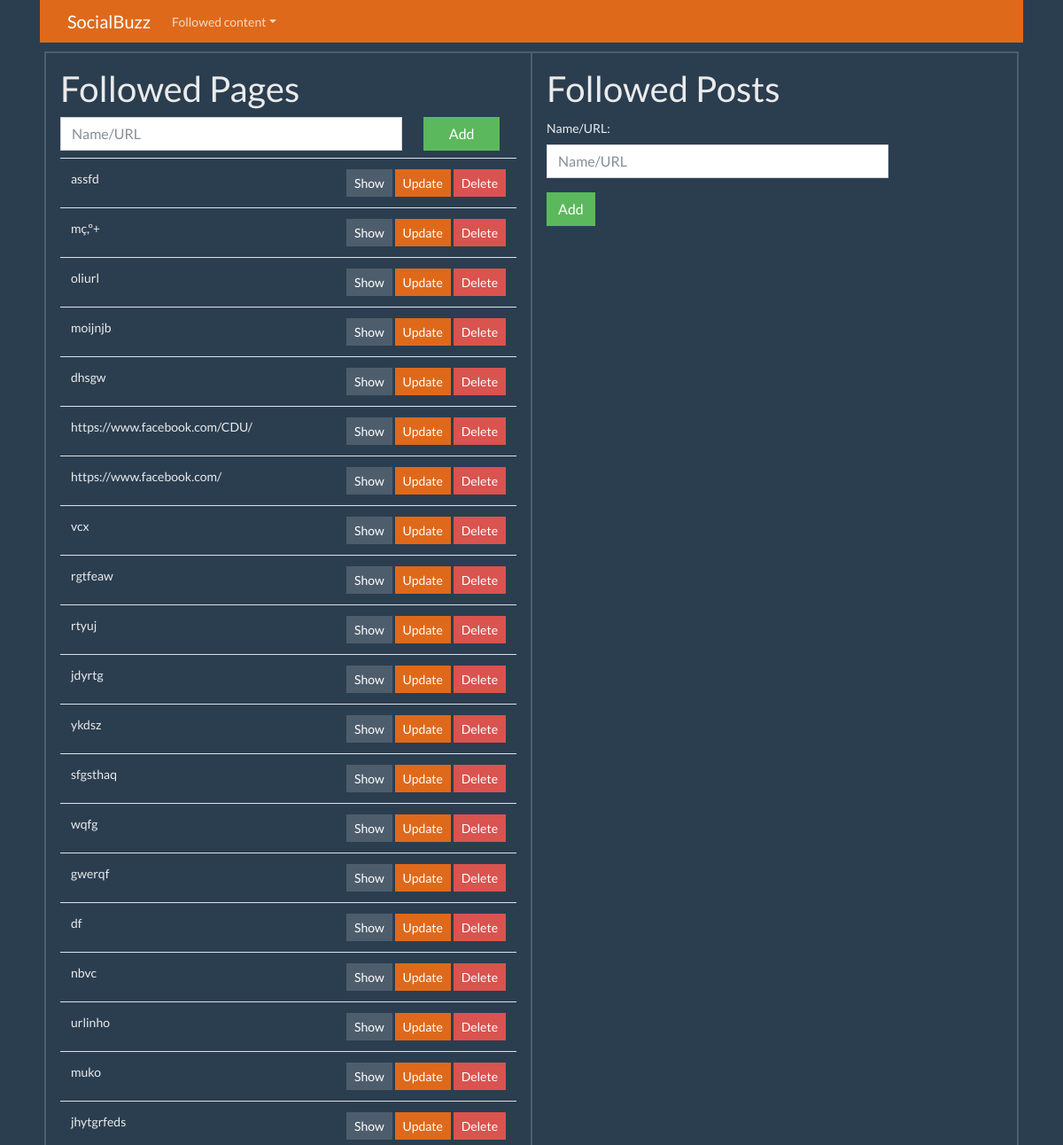
Before: /facebook/new/ (upper part) with the older database file.
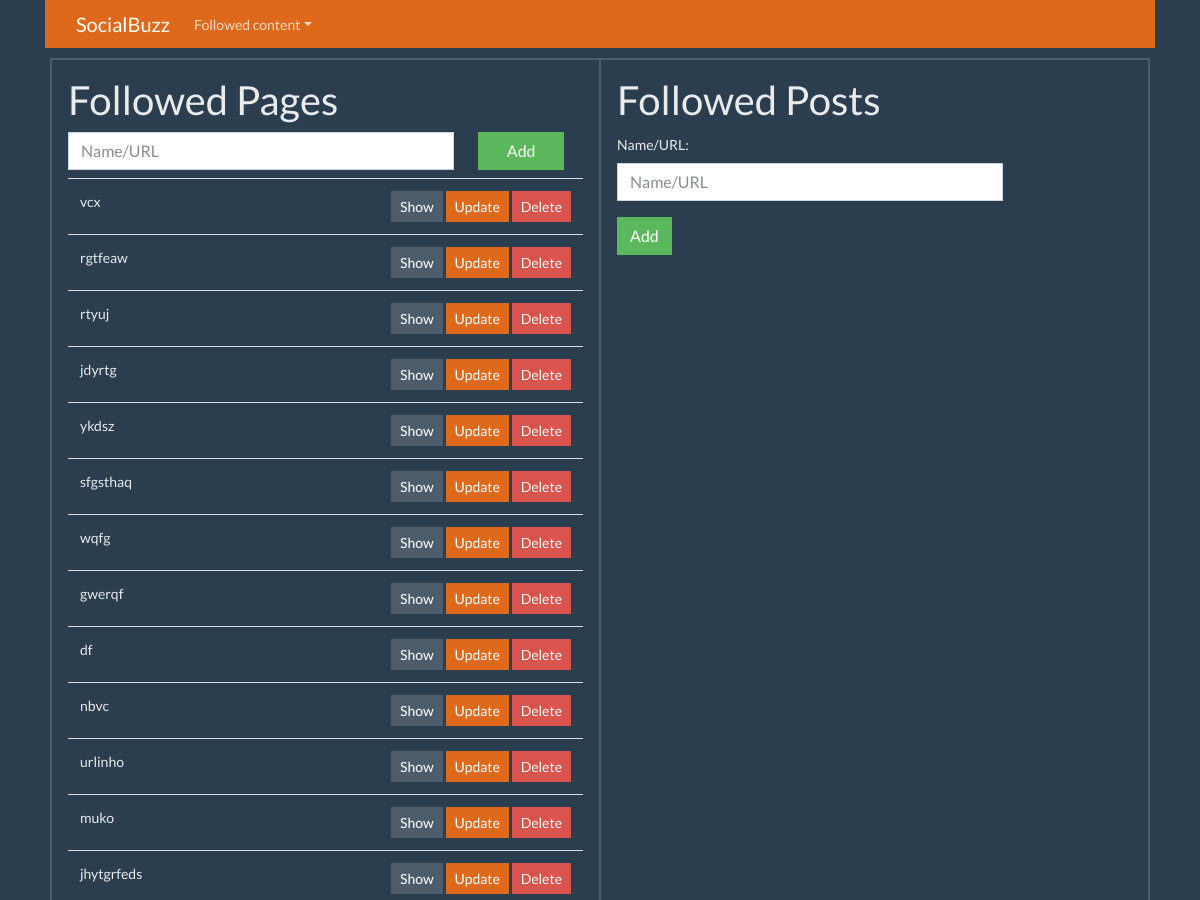
After: the same page with the newer database file.
### facebook/models.py (models this page shows)
class FacebookPage(models.Model):
    page_id = models.CharField(blank=False, max_length=100)
    name = models.CharField(blank=True, max_length=100)
    url = models.CharField(blank=True, max_length=100)
    created_at = models.DateTimeField(auto_now=True)

### facebook/views.py (the view)
class FacebookPageCreate(CreateView, ListView):
	model = FacebookPage
	form_class = FacebookPageForm
	template_name = 'page_form.html'
	success_url = reverse_lazy('facebook:new_page')
	def get_context_data(self, **kwargs):
		context = super().get_context_data(**kwargs)
		context['pages'] = FacebookPage.objects.all()
		return context

### facebook/forms.py
class FacebookPageForm(forms.ModelForm):
	class Meta:
		model = FacebookPage
		fields = [
			'url',
		]
		labels = {
			'url': 'Name/URL',
		}
		widgets = {
			'page_id': forms.TextInput(attrs={'class':'form-control'}),
			'name': forms.TextInput(attrs={'class':'form-control'}),
			'url': forms.TextInput(attrs={'class':'form-control col-md-9','placeholder':'Name/URL'}),
			'created_at': forms.SelectDateWidget(attrs={'class':'form-control'}),
		}

### templates/page_form.html (shortened to what this page needs)
{% extends 'base.html' %}
{% block content %}
<div class="border row">
  <div class="border col-md-6 p-3 col-md-offset-5">
    <h1>Followed Pages</h1>
    <form method="post" class="form my-2 my-lg-1">
      <div class="row mx-0">
      {{ form.url }}
      <button class="btn btn-success ml-4 col-md-2" type="submit">Add</button>
    </div>
    </form>
    <table class="table table-hover my-2">
      {% for pages in object_list %}
      <tr>
        <td>{{pages.url}}</td>
        <td align="right">
          <a class="btn btn-secondary btn-sm" href="{% url 'facebook:show_page' pk=pages.pk %}">Show</a>
          <a class="btn btn-primary btn-sm" href="{% url 'facebook:update_page' pk=pages.pk %}">Update</a>
          <a class="btn btn-danger btn-sm" href="{% url 'facebook:delete_page' pk=pages.pk %}">Delete</a>
        </td>
      </tr>
      {% endfor %}
    </table>
  </div>
  <div class="border col-md-6 p-3 col-md-offset-5">
    <h1>Followed Posts</h1>
    <form method="post">
      {{ form.as_p }}
      <button class="btn btn-success" type="submit">Add</button>
    </form>
  </div>
</div>
{% endblock %}

Changed rows visible on the page:
removed FacebookPage: url "assfd"
removed FacebookPage: url "mç,º+"
removed FacebookPage: url "oliurl"
removed FacebookPage: url "moijnjb"
removed FacebookPage: url "dhsgw"
removed FacebookPage: url "https://www.facebook.com/CDU/"
removed FacebookPage: url "https://www.facebook.com/"
